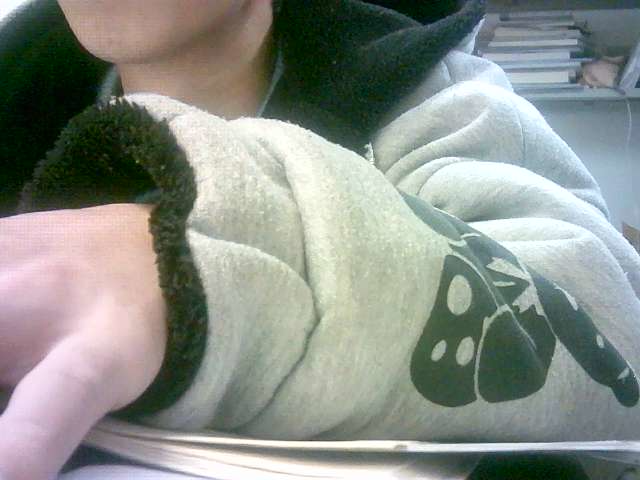
#> input picture gesture_detection_yolov5/player_ui/1.png, 640 x 480 px, given in place of the camera
$ python img_process.py
#> lines starting #> are read from the running program, lines starting #| are printed output that depends on the picture; after the words box and inside, x2 and y2 are one past the last pixel; in counts of white or black regions, pixels touching at a corner belong together
#> in start, img is the input picture: shape (480, 640, 3); mean B, G, R 136.6, 143.1, 137.6
import cv2
import numpy as np
from PIL import Image
import matplotlib.pyplot as plt
import matplotlib.cm as cm
import scipy.signal as signal  # 导入sicpy的signal模块
import random as rng
import itertools
import time
import multiprocessing
from joblib import Parallel, delayed


def forfor(i, j, cr, cb, skin2):
    # global cb, skin2, cr
    # global cr
    # global cb

    # i = a[0]
    # j = a[1]
    # if (cr[i][j] >  140) and (cr[i][j] <  175) and (cb[i][j] >  100) and (cb[i][j] <  120):
    if (cr[i][j] > 134) and (cr[i][j] < 162) and (cb[i][j] > 94) and (cb[i][j] < 151):
        skin2[i][j] = 255
    else:
        skin2[i][j] = 0
    # return skin2


def process2(j, i, cr, cb, skin2):
    if (cr[i][j] > 134) and (cr[i][j] < 162) and (cb[i][j] > 94) and (cb[i][j] < 151):
        skin2[i][j] = 255
    else:
        skin2[i][j] = 0

    return skin2


def processitem(i, y, cr, cb, skin2):
    pool = multiprocessing.Pool()
    pool.map(process2, [(j, i, cr, cb, skin2) for j in range(y)])
    # [4 lines of commented-out code are left out]
    pool.close()
    pool.join()


# def aaa(a):
#     print(a)

def process(img):
    total_time = 0
    # [8 lines of commented-out code are left out]
    start_time = time.time()
    ycrcb = cv2.cvtColor(img, cv2.COLOR_BGR2YCrCb)  # 把图像转换到YUV色域
#> ycrcb: shape (480, 640, 3); mean of channels 0, 1, 2 140.7, 125.9, 125.7
    (y, cr, cb) = cv2.split(ycrcb)  # 图像分割, 分别获取y, cr, br通道分量图像
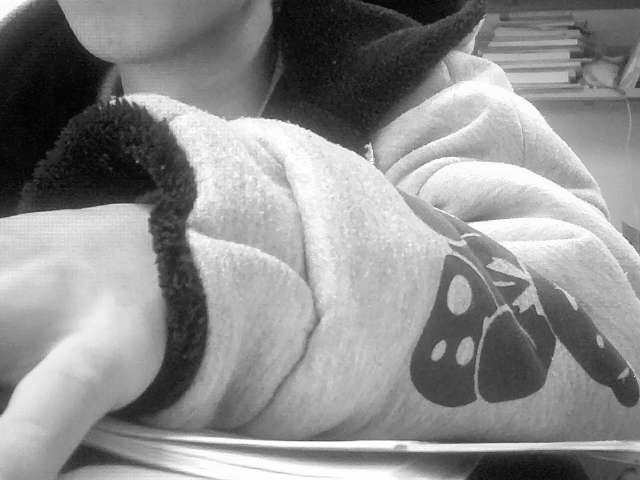
#> y: shape (480, 640); min 2, max 255, mean 140.7
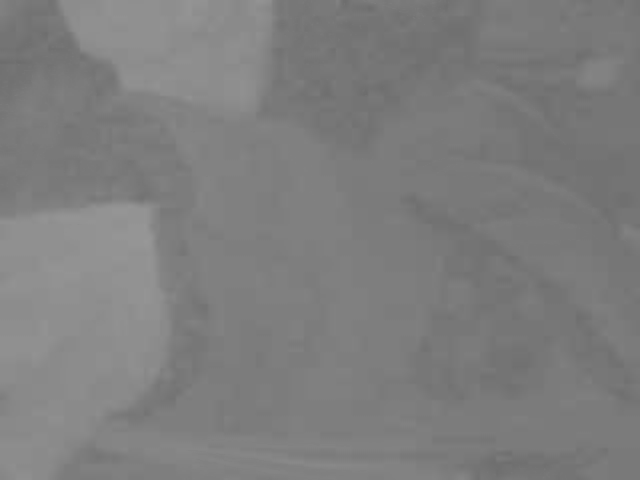
#> cr: shape (480, 640); min 109, max 152, mean 125.9
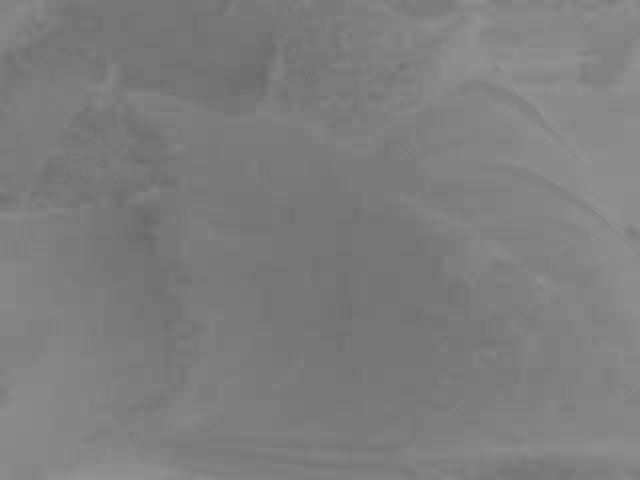
#> cb: shape (480, 640); min 103, max 147, mean 125.7

    skin2 = np.zeros(cr.shape, dtype=np.uint8)  # 根据源图像的大小创建一个全0的矩阵,用于保存图像数据
    (x, y) = cr.shape  # 获取源图像数据的长和宽
#> x = 480; y = 640

    end_time = time.time()
    total_time += end_time - start_time
    # [45 lines of commented-out code are left out]
    start_time = time.time()
    for i in range(0, x):
        for j in range(0, y):
            # if (cr[i][j] >  140) and (cr[i][j] <  175) and (cb[i][j] >  100) and (cb[i][j] <  120):
            if (cr[i][j] > 134) and (cr[i][j] < 162) and (cb[i][j] > 94) and (cb[i][j] < 151):
                skin2[i][j] = 255
            else:
                skin2[i][j] = 0
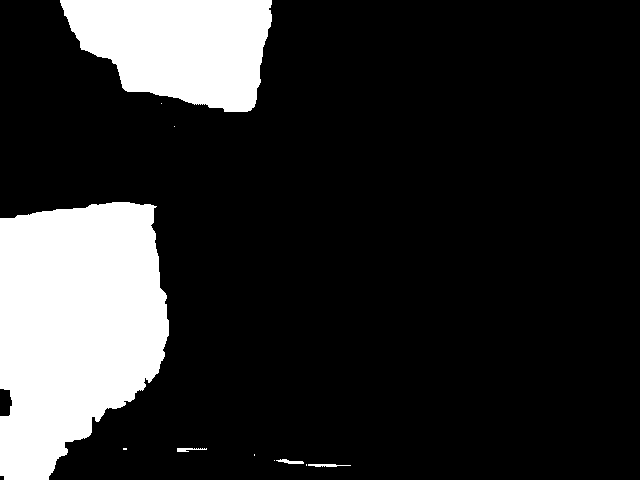
#> skin2: shape (480, 640); 17.7% white; 11 white regions (6 under 20 px)
    end_time = time.time()
    # print("并行处理时间：", end_time - start_time)
    total_time += end_time - start_time

    # ----------------- 提取mask -------------------
    start_time = time.time()
    skin2 = np.repeat(skin2[:, :, np.newaxis], 3, axis=2)
    skin3 = skin2 / 255
    img2 = img * skin3 / 255
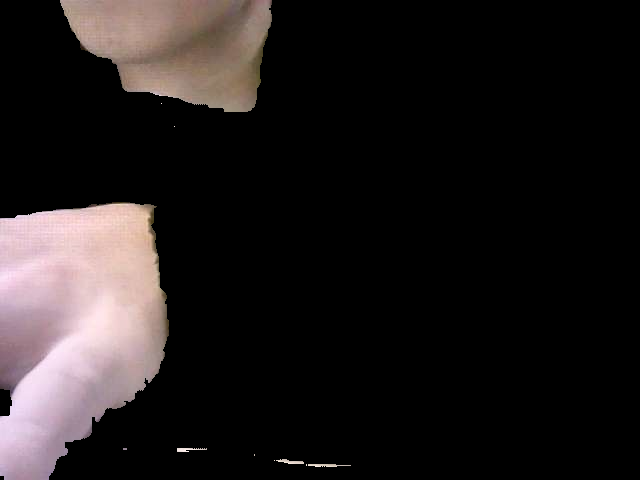
#> img2: shape (480, 640, 3) float64; mean B, G, R 0.112, 0.112, 0.131
    end_time = time.time()
    total_time += end_time - start_time
    # print("提取mask", end_time - start_time)

    # ----------------- 提取轮廓 -------------------
    start_time = time.time()
    ret, thresh = cv2.threshold(img2 * 255, 40, 150, cv2.THRESH_BINARY)
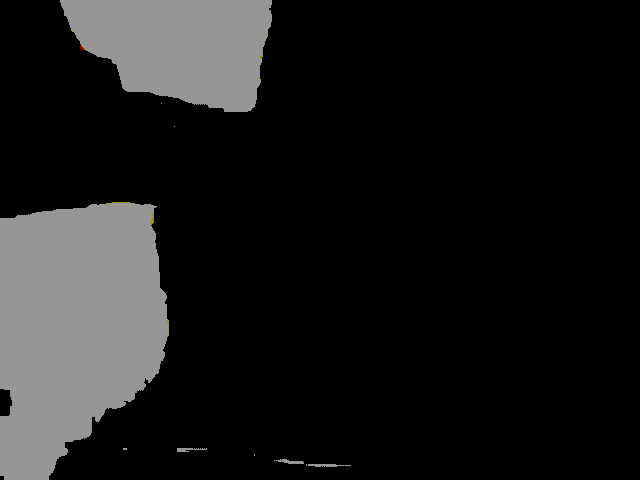
#> thresh: shape (480, 640, 3) float64; mean B, G, R 26.4, 26.5, 26.5
    cv2.imwrite("E:/!_AI_self_Proj/Gesture_Detection_Yolov5/player_ui/camera_thresh.jpg", thresh)
    thresh = cv2.imread("E:/!_AI_self_Proj/Gesture_Detection_Yolov5/player_ui/camera_thresh.jpg", cv2.IMREAD_COLOR)
    thresh = cv2.cvtColor(thresh, cv2.COLOR_BGR2GRAY)
#> thresh: shape (480, 640)
    contours, hierarchy = cv2.findContours(thresh, cv2.RETR_TREE, cv2.CHAIN_APPROX_NONE)
#> contours = 299 contours, 291 with area under 20; largest, box (x1, y1, x2, y2) and area: (0, 194, 176, 480) 36932, (56, 0, 272, 112) 17801, (304, 464, 352, 472) 189, (272, 456, 304, 464) 102, (176, 448, 208, 456) 93, (336, 465, 346, 472) 28, (309, 465, 317, 472) 26, (64, 18, 71, 27) 23
    end_time = time.time()
    total_time += end_time - start_time
    # print("提取轮廓", end_time - start_time)

    # ----------------- 闭操作：尽量使轮廓平滑 -------------------
    start_time = time.time()
    draw_img2 = img2.copy()
    kernel = np.ones((5, 5), np.uint8)  # 闭运算
    draw_img2 = cv2.morphologyEx(draw_img2, cv2.MORPH_CLOSE, kernel)
    draw_img2 = cv2.morphologyEx(draw_img2, cv2.MORPH_CLOSE, kernel)
    draw_img2 = cv2.morphologyEx(draw_img2, cv2.MORPH_CLOSE, kernel)
    draw_img2 = cv2.morphologyEx(draw_img2, cv2.MORPH_CLOSE, kernel)
    draw_img2 = cv2.morphologyEx(draw_img2, cv2.MORPH_CLOSE, kernel)
    end_time = time.time()
    total_time += end_time - start_time
    # print("闭操作：尽量使轮廓平滑", end_time - start_time)

    # ----------------- 提取手部轮廓 -------------------
    start_time = time.time()
    cc = []
    for i in range(len(contours)):
        if cv2.contourArea(contours[i]) > 10000:
            cc.append(contours[i])
#> after the loop, cc = 2 contours; box (x1, y1, x2, y2) and area: (0, 194, 176, 480) 36932, (56, 0, 272, 112) 17801
    # print(cc)
    # res2 = cv2.drawContours(draw_img2, cc, -1, (0, 0, 255), 2)
    # res2 = cv2.blur(res2, (3,3)) # 均值滤波，尽量平滑
    end_time = time.time()
    total_time += end_time - start_time
    # print("提取手部轮廓", end_time - start_time)

    # ----------------- 画框 -------------------
    start_time = time.time()
    if cc != []:
        color = (rng.randint(0, 256), rng.randint(0, 256), rng.randint(0, 256))
        boundRect = cv2.boundingRect(cc[0])
#> boundRect = (0, 194, 176, 286)
        cv2.rectangle(img, (int(boundRect[0]), int(boundRect[1])), \
                      (int(boundRect[0] + boundRect[2]), int(boundRect[1] + boundRect[3])), (0, 0, 255), 2)
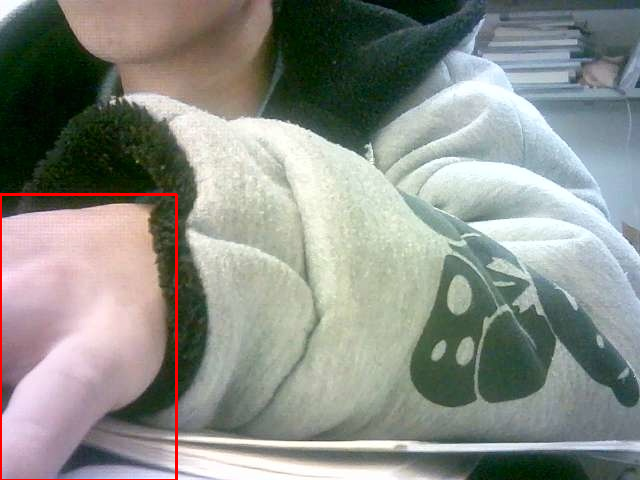
#> img: shape (480, 640, 3); mean B, G, R 135.9, 142.3, 138.7
    end_time = time.time()
    total_time += end_time - start_time
    # print("画框", end_time - start_time)
    print("total_time: ", total_time)

    return img


def start():
    cap = cv2.VideoCapture(0, cv2.CAP_DSHOW)
    cap.set(cv2.CAP_PROP_FRAME_WIDTH, 320)
    cap.set(cv2.CAP_PROP_FRAME_HEIGHT, 240)

    while True:
        start_time = time.time()
        success, img = cap.read()
        saveFile = "E:/!_AI_self_Proj/Gesture_Detection_Yolov5/player_ui/camera.jpg"  # 带有中文的保存文件路径
        if img is None:
            break
        else:
            cv2.imwrite(saveFile, img)
        # img = cv2.imread(saveFile, cv2.IMREAD_COLOR)

        img = Image.open(saveFile)
        img = cv2.cvtColor(np.array(img), cv2.COLOR_RGB2BGR)
        end_time = time.time()
        print("main_time: ", end_time - start_time)

        if success:
            process(img)
            cv2.imshow("Video", img)

        k = cv2.waitKey(1)
#> (key q is pressed here)
        if k == ord('q'):
            break

    cap.release()  # 关闭视频
    cv2.destroyAllWindows()


if __name__ == '__main__':
    start()
